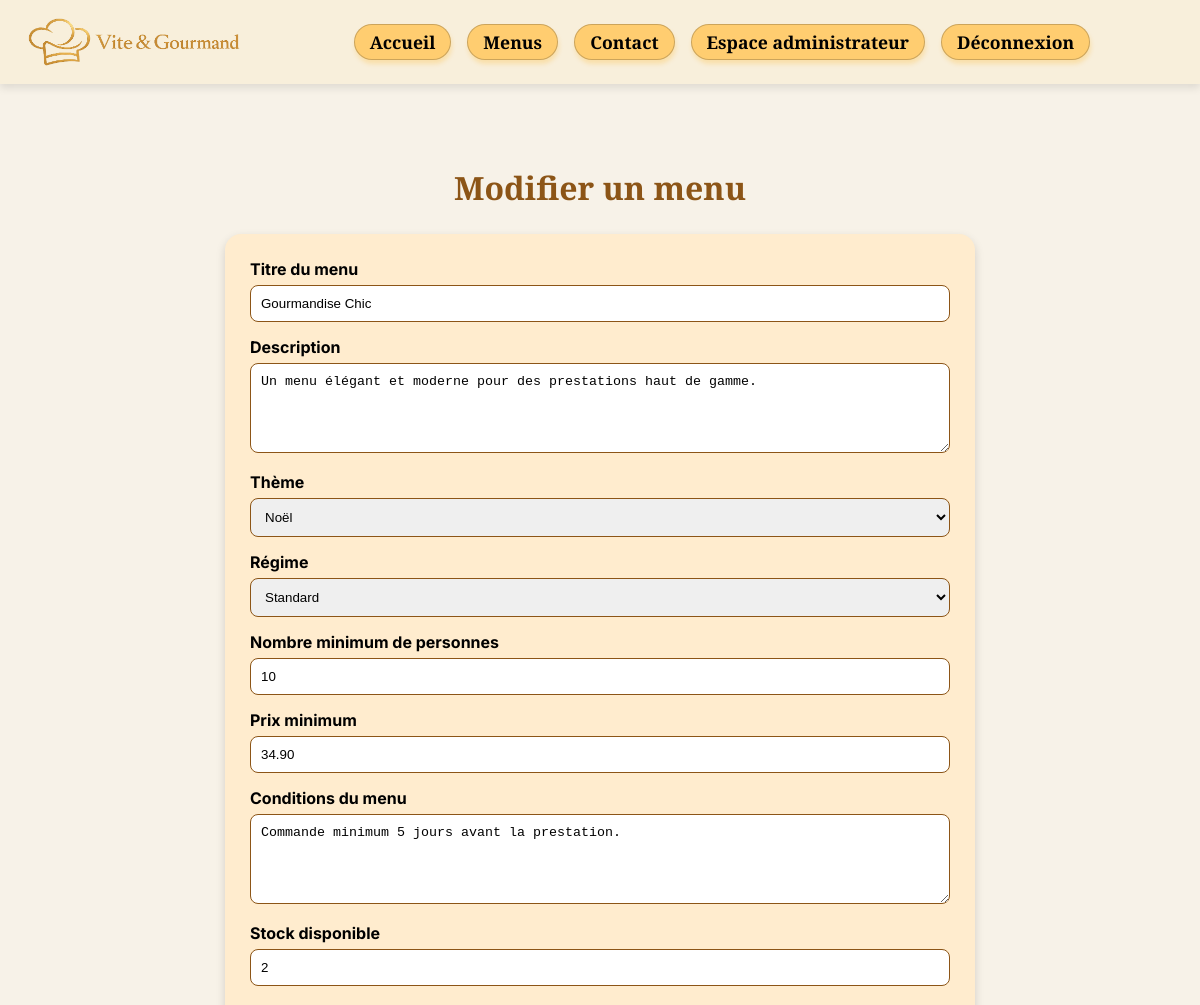
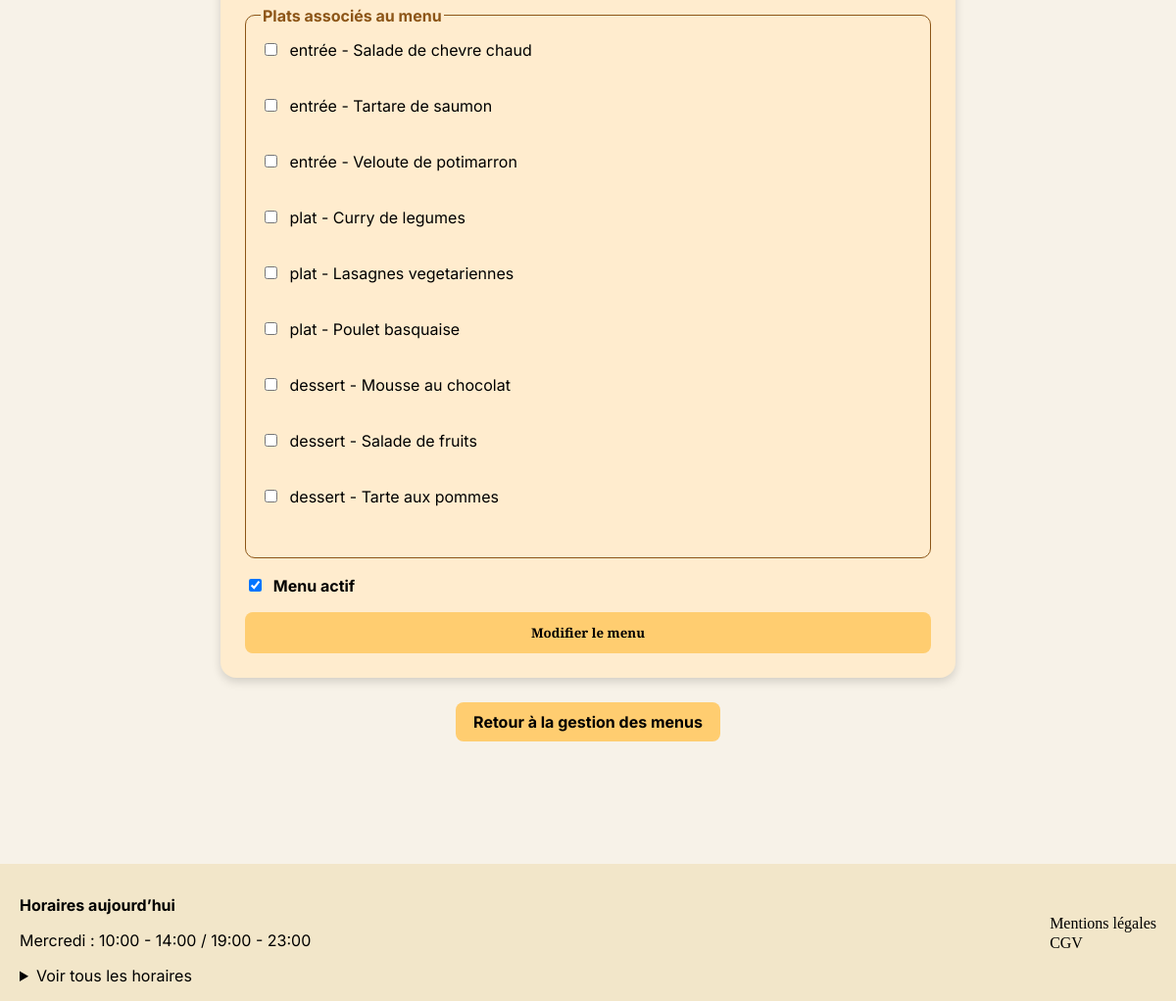
/public/modifier-menu.php?id=8 (signed in), run on the app's committed database (2 pictures, top to bottom).
### tables this page shows
CREATE TABLE `menu` (
  `id` int(11) NOT NULL,
  `titre` varchar(100) NOT NULL,
  `description` varchar(255) NOT NULL,
  `nombre_personne_min` int(11) NOT NULL,
  `prix_min` decimal(10,2) NOT NULL,
  `condition_menu` varchar(255) NOT NULL,
  `stock_disponible` int(11) NOT NULL,
  `actif` tinyint(1) NOT NULL DEFAULT 1,
  `theme_id` int(11) NOT NULL,
  `regime_id` int(11) NOT NULL
);

CREATE TABLE `theme` (
  `id` int(11) NOT NULL,
  `libelle` varchar(100) NOT NULL
);

CREATE TABLE `regime` (
  `id` int(11) NOT NULL,
  `libelle` varchar(100) NOT NULL
);

CREATE TABLE `plat` (
  `id` int(11) NOT NULL,
  `nom` varchar(150) NOT NULL,
  `description` text NOT NULL,
  `type_plat` enum('entrée','plat','dessert') NOT NULL,
  `actif` tinyint(1) NOT NULL DEFAULT 1
);

### public/modifier-menu.php (the view, shortened to what this page needs)
<?php
require_once __DIR__ . '/../includes/db.php';
$menuId = (int) ($_GET['id'] ?? $_POST['id'] ?? 0);
$sql = "SELECT * FROM menu WHERE id = ?";
$stmt = $pdo->prepare($sql);
$stmt->execute([$menuId]);
$menu = $stmt->fetch(PDO::FETCH_ASSOC);
$stmtThemes = $pdo->prepare("SELECT id, libelle FROM theme ORDER BY libelle ASC");
$stmtThemes->execute();
$themes = $stmtThemes->fetchAll(PDO::FETCH_ASSOC);
$stmtRegimes = $pdo->prepare("SELECT id, libelle FROM regime ORDER BY libelle ASC");
$stmtRegimes->execute();
$regimes = $stmtRegimes->fetchAll(PDO::FETCH_ASSOC);
$stmtPlats = $pdo->prepare("
    SELECT id, nom, type_plat
    FROM plat
    WHERE actif = 1
    ORDER BY type_plat, nom ASC
");
$stmtPlats->execute();
$plats = $stmtPlats->fetchAll(PDO::FETCH_ASSOC);
$stmtPlatsMenu = $pdo->prepare("
    SELECT plat_id
    FROM menu_plat
    WHERE menu_id = ?
");
$stmtPlatsMenu->execute([$menuId]);
$platsMenu = $stmtPlatsMenu->fetchAll(PDO::FETCH_COLUMN);
require_once __DIR__ . '/../includes/header.php';
?>
<main class="modifier-menu-page">
    <h1>Modifier un menu</h1>
    <form method="POST" class="menu-form">
        <label for="titre">Titre du menu</label>
        <input
            type="text"
            id="titre"
            name="titre"
            value="<?= htmlspecialchars($menu['titre']) ?>"
            required
        >
        <label for="description">Description</label>
        <textarea
            id="description"
            name="description"
            required
        ><?= htmlspecialchars($menu['description']) ?></textarea>
        <label for="theme_id">Thème</label>
        <select name="theme_id" id="theme_id" required>
            <?php foreach ($themes as $theme) : ?>
                <option
                    value="<?= htmlspecialchars($theme['id']) ?>"
                    <?= (int) $menu['theme_id'] === (int) $theme['id'] ? 'selected' : '' ?>
                >
                    <?= htmlspecialchars($theme['libelle']) ?>
                </option>
            <?php endforeach; ?>
        </select>
        <label for="regime_id">Régime</label>
        <select name="regime_id" id="regime_id" required>
            <?php foreach ($regimes as $regime) : ?>
                <option
                    value="<?= htmlspecialchars($regime['id']) ?>"
                    <?= (int) $menu['regime_id'] === (int) $regime['id'] ? 'selected' : '' ?>
                >
                    <?= htmlspecialchars($regime['libelle']) ?>
                </option>
            <?php endforeach; ?>
        </select>
        <label for="nombre_personne_min">Nombre minimum de personnes</label>
        <input
            type="number"
            id="nombre_personne_min"
            name="nombre_personne_min"
            min="1"
            value="<?= htmlspecialchars($menu['nombre_personne_min']) ?>"
            required
        >
        <label for="prix_min">Prix minimum</label>
        <input
            type="number"
            id="prix_min"
            name="prix_min"
            min="0"
            step="0.01"
            value="<?= htmlspecialchars($menu['prix_min']) ?>"
            required
        >
        <label for="condition_menu">Conditions du menu</label>
        <textarea
            id="condition_menu"
            name="condition_menu"
            required
        ><?= htmlspecialchars($menu['condition_menu']) ?></textarea>
        <label for="stock_disponible">Stock disponible</label>
        <input
            type="number"
            id="stock_disponible"
            name="stock_disponible"
            min="0"
            value="<?= htmlspecialchars($menu['stock_disponible']) ?>"
            required
        >
        <fieldset class="menu-form-fieldset">
            <legend>Plats associés au menu</legend>
            <?php foreach ($plats as $plat) : ?>
                <label>
                    <input
                        type="checkbox"
                        name="plats[]"
                        value="<?= htmlspecialchars($plat['id']) ?>"
                        <?= in_array($plat['id'], $platsMenu) ? 'checked' : '' ?>
                    >
                    <?= htmlspecialchars($plat['type_plat'] . ' - ' . $plat['nom']) ?>
                </label>
                <br>
            <?php endforeach; ?>
        </fieldset>
        <label class="menu-form-checkbox">
            <input
                type="checkbox"
                name="actif"
                <?= $menu['actif'] ? 'checked' : '' ?>
            >
            Menu actif
        </label>
        <button type="submit" class="menu-form-bouton">Modifier le menu</button>
    </form>
    <a href="gestion-menus.php" class="menu-form-retour">Retour à la gestion des menus</a>
</main>
<?php require_once __DIR__ . '/../includes/footer.php'; ?>

### public/assets/css/style.css (style rules this page uses)
* { box-sizing: border-box; }
body { font-family: "Inter", sans-serif; background-color: #F7F2E8; color: #000; margin: 0; }
h1 { font-family: "Playfair Display", serif; }
h2, h3, nav a, button { font-family: "playfair", serif; }

### public/assets/css/auth.css (style rules this page uses)
form { max-width: 480px; margin: 50px auto; padding: 25px; background-color: #FFECCE; border-radius: 20px; box-shadow: 0 4px 10px rgba(0, 0, 0, 0.15); }
form button { width: 100%; padding: 12px; background-color: #FFCD70; border: 1px solid rgba(0, 0, 0, 0.2); border-radius: 999px; font-weight: bold; cursor: pointer; }

### public/assets/css/employe-menus.css (style rules this page uses)
.employe-menus-page, .modifier-menu-page, .employe-ajouter-menu-page { max-width: 1100px; margin: 0 auto; padding: 40px 20px; }
.employe-menus-page h1, .modifier-menu-page h1, .employe-ajouter-menu-page h1 { text-align: center; color: #8C5517; margin-bottom: 25px; }
.employe-menus-ajouter, .menu-form-retour { display: block; width: fit-content; margin: 0 auto 25px auto; padding: 10px 18px; background-color: #FFCD70; color: #000; text-decoration: none; border-radius: 8px; font-weight: bold; }
.menu-form { max-width: 750px; margin: 0 auto 25px auto; padding: 25px; background-color: #FFECCE; border-radius: 16px; box-shadow: 0 4px 10px rgba(0, 0, 0, 0.15); }
.menu-form label { display: block; margin-bottom: 6px; font-weight: bold; }
.menu-form input, .menu-form textarea, .menu-form select { width: 100%; padding: 10px; margin-bottom: 15px; border: 1px solid #8C5517; border-radius: 8px; }
.menu-form textarea { min-height: 90px; }
.menu-form-fieldset { margin: 10px 0 18px 0; padding: 15px; border: 1px solid #8C5517; border-radius: 10px; }
.menu-form-fieldset legend { color: #8C5517; font-weight: bold; }
.menu-form-fieldset label, .menu-form-checkbox { font-weight: normal; }
.menu-form-fieldset input, .menu-form-checkbox input { width: auto; margin-right: 8px; }
.menu-form-bouton { width: 100%; padding: 12px; background-color: #FFCD70; border: none; border-radius: 8px; font-weight: bold; cursor: pointer; }

### data on the page
menu: titre "Gourmandise Chic", description "Un menu élégant et moderne pour des prestations haut de gamme.", theme_id "Noël", regime_id "Standard", nombre_personne_min "10", prix_min "34.90", condition_menu "Commande minimum 5 jours avant la prestation.", stock_disponible "2", actif "☑"
plat: type_plat+nom "entrée - Salade de chevre chaud"
plat: type_plat+nom "entrée - Tartare de saumon"
plat: type_plat+nom "entrée - Veloute de potimarron"
plat: type_plat+nom "plat - Curry de legumes"
plat: type_plat+nom "plat - Lasagnes vegetariennes"
plat: type_plat+nom "plat - Poulet basquaise"
plat: type_plat+nom "dessert - Mousse au chocolat"
plat: type_plat+nom "dessert - Salade de fruits"
plat: type_plat+nom "dessert - Tarte aux pommes"
